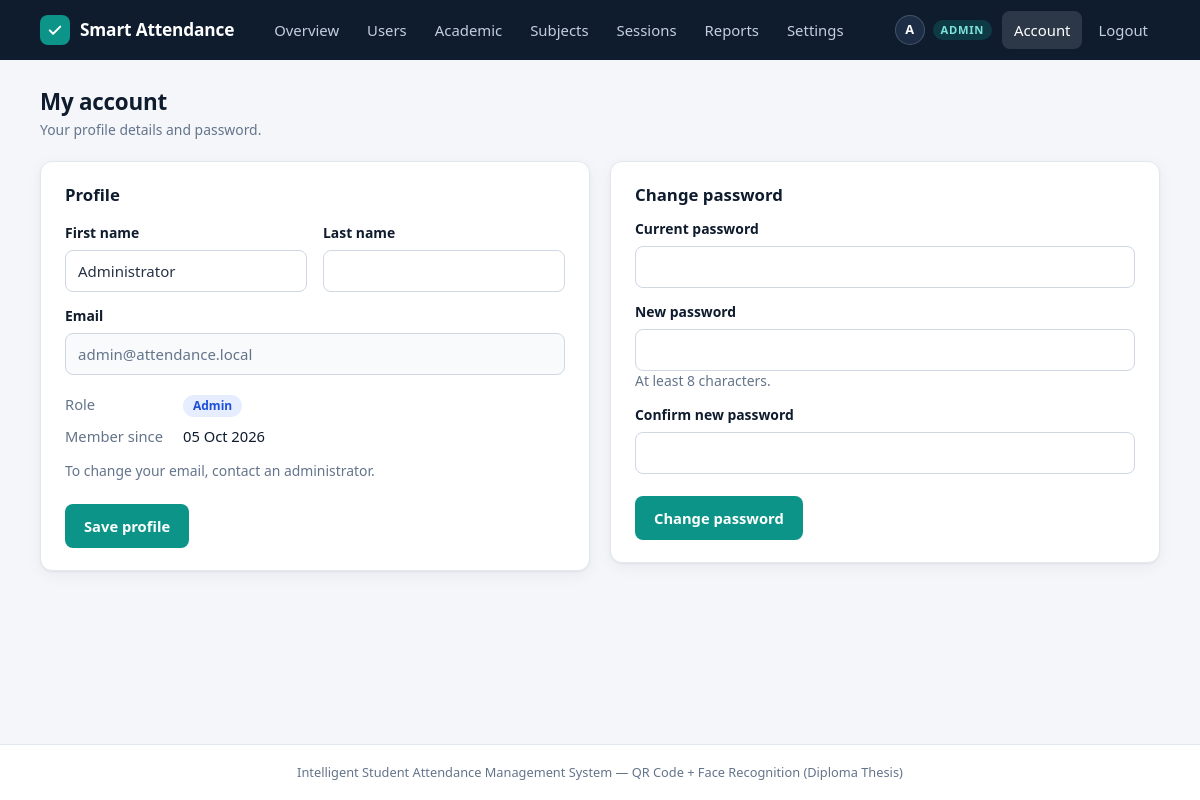
The app's page /account (signed in) with its own data.
### tables this page shows
CREATE TABLE "users" (
        id            INTEGER PRIMARY KEY AUTOINCREMENT,
        full_name     TEXT NOT NULL,
        email         TEXT NOT NULL UNIQUE,
        password_hash TEXT NOT NULL,
        role          TEXT NOT NULL CHECK(role IN ('admin', 'professor', 'student')),
        student_id    TEXT,                 -- university/matriculation number (students only)
        face_encoding TEXT,                 -- JSON array of 128 floats (students only)
        is_active     INTEGER NOT NULL DEFAULT 1,            -- 0 = account disabled by an admin
        must_change_password INTEGER NOT NULL DEFAULT 0,     -- 1 = temporary password in use
        created_at    TIMESTAMP DEFAULT CURRENT_TIMESTAMP
    , face_photo TEXT, first_name TEXT, last_name TEXT, program_id INTEGER REFERENCES programs (id), study_year_id INTEGER REFERENCES study_years (id), specialisation_id INTEGER REFERENCES specialisations (id));

### app.py (the view, shortened to what this page needs)
@app.route("/account", methods=["GET", "POST"])
@login_required
def account():
    db = get_db()
    return render_template("account.html", profile=academic.academic_profile(db, g.user))

### academic.py (called while the page is built)
def academic_profile(db, user):
    return db.execute(
        """SELECT f.id AS faculty_id, f.name AS faculty, p.name AS program,
                  y.name AS study_year, sp.name AS specialisation
           FROM users u
           LEFT JOIN programs p ON p.id = u.program_id
           LEFT JOIN faculties f ON f.id = p.faculty_id
           LEFT JOIN study_years y ON y.id = u.study_year_id
           LEFT JOIN specialisations sp ON sp.id = u.specialisation_id
           WHERE u.id = ?""",
        (user["id"],),
    ).fetchone()

### app.py (called while the page is built, shortened)
def csrf_token():
    if "_csrf" not in session:
        session["_csrf"] = secrets.token_hex(16)
    return session["_csrf"]

@app.before_request
def load_user_and_protect():
    g.user = None
    if request.endpoint == "static":
        return None
    user_id = session.get("user_id")
    if user_id is not None:
        g.user = get_db().execute("SELECT * FROM users WHERE id = ?", (user_id,)).fetchone()
        if g.user is None or not g.user["is_active"]:
            session.clear()
            g.user = None
            flash("Your account is no longer available. Please log in again.", "error")
    if g.user and g.user["must_change_password"] and request.endpoint not in ("account", "logout"):
        if request.is_json:
            return jsonify({"success": False, "message": "Please set a new password first."}), 403
        return redirect(url_for("account"))
    return None

@app.context_processor
def inject_globals():
    return {"current_user": g.get("user"), "csrf_token": csrf_token}

def to_local(value):
    if not value:
        return None
    if isinstance(value, str):
        value = datetime.strptime(value[:19], "%Y-%m-%d %H:%M:%S")
    return value.replace(tzinfo=timezone.utc).astimezone()

@app.template_filter("localtime")
def localtime_filter(value, fmt="%d %b %Y, %H:%M"):
    local = to_local(value)
    return local.strftime(fmt) if local else "-"

def login_required(f):
    @wraps(f)
    def wrapper(*args, **kwargs):
        if g.user is None:
            flash("Please log in to continue.", "error")
            return redirect(url_for("login"))
        return f(*args, **kwargs)
    return wrapper

### database.py (called while the page is built)
def get_db():
    conn = sqlite3.connect(DB_PATH)
    conn.row_factory = sqlite3.Row
    conn.execute("PRAGMA foreign_keys = ON")
    return conn

def request_db():
    if "db" not in g:
        g.db = get_db()
    return g.db

### templates/account.html (shortened to what this page needs)
{% extends "base.html" %}
{% import "_macros.html" as ui with context %}
{% block content %}
<div class="page-header">
    <div>
        <h2>My account</h2>
        <p class="hint">Your profile details and password.</p>
    </div>
</div>
<div class="grid-2">
    <div class="card">
        <h3>Profile</h3>
        <form method="POST" action="{{ url_for('account') }}">
            <div class="form-row">
                <div>
                    <label for="first_name">First name</label>
                    <input type="text" id="first_name" name="first_name" value="{{ current_user.first_name or '' }}" required maxlength="60" {% if current_user.must_change_password %}disabled{% endif %}>
                </div>
                <div>
                    <label for="last_name">Last name</label>
                    <input type="text" id="last_name" name="last_name" value="{{ current_user.last_name or '' }}" maxlength="60" {% if current_user.must_change_password %}disabled{% endif %}>
                </div>
            </div>
            <label for="email">Email</label>
            <input type="email" id="email" value="{{ current_user.email }}" disabled>
            <dl class="facts" style="margin-top: 18px;">
                <dt>Role</dt><dd>{{ ui.role_badge(current_user.role) }}</dd>
                <dt>Member since</dt><dd>{{ current_user.created_at | localtime('%d %b %Y') }}</dd>
            </dl>
            <p class="hint" style="margin-top: 14px;">To change your email{% if current_user.role == 'student' %}, student ID or academic information{% endif %}, contact an administrator.</p>
            <div class="form-actions">
                <button type="submit" class="btn btn-primary" {% if current_user.must_change_password %}disabled{% endif %}>Save profile</button>
            </div>
        </form>
    </div>
    <div class="card">
        <h3>Change password</h3>
        <form method="POST" action="{{ url_for('account') }}">
            <label for="current_password">Current password</label>
            <input type="password" id="current_password" name="current_password" required autocomplete="current-password">
            <label for="new_password">New password</label>
            <input type="password" id="new_password" name="new_password" required minlength="8" autocomplete="new-password">
            <p class="hint">At least 8 characters.</p>
            <label for="confirm_password">Confirm new password</label>
            <input type="password" id="confirm_password" name="confirm_password" required minlength="8" autocomplete="new-password">
            <div class="form-actions">
                <button type="submit" class="btn btn-primary">Change password</button>
            </div>
        </form>
    </div>
</div>
{% endblock %}

### templates/base.html (shortened to what this page needs)
<!DOCTYPE html>
<html lang="en">
<head>
<link rel="stylesheet" href="{{ url_for('static', filename='css/style.css') }}">
</head>
<body>
{% macro nav_link(endpoint, label, also=()) %}
<a href="{{ url_for(endpoint) }}" {% if request.endpoint == endpoint or request.endpoint in also %}class="active"{% endif %}>{{ label }}</a>
{% endmacro %}
<nav class="navbar">
    <div class="navbar-inner">
        <a href="{{ url_for('index') }}" class="brand">
            <span class="brand-mark">
                <svg viewBox="0 0 24 24" fill="none" stroke="#fff" stroke-width="2.6" stroke-linecap="round" stroke-linejoin="round" aria-hidden="true"><path d="M5 12.5l4.5 4.5L19 7.5"/></svg>
            </span>
            Smart Attendance
        </a>
        <div class="nav-menu" id="nav-menu">
            {% if current_user %}
                {% if current_user.role == 'admin' %}
                    {{ nav_link('admin_dashboard', 'Overview') }}
                    {{ nav_link('admin_users', 'Users', ('admin_user_new', 'admin_user_edit')) }}
                    {{ nav_link('academic.structure', 'Academic', ('academic.program',)) }}
                    {{ nav_link('academic.subjects', 'Subjects', ('academic.subject_new', 'academic.subject_edit')) }}
                    {{ nav_link('admin_sessions', 'Sessions', ('session_qr',)) }}
                    {{ nav_link('reports', 'Reports', ('report_students', 'report_student', 'report_session')) }}
                    {{ nav_link('academic.settings', 'Settings') }}
                {% elif current_user.role == 'professor' %}
                    {{ nav_link('professor_dashboard', 'Dashboard', ('session_qr',)) }}
                    {{ nav_link('professor_subjects', 'My Subjects') }}
                    {{ nav_link('create_session', 'New Session') }}
                    {{ nav_link('reports', 'Reports', ('report_students', 'report_student', 'report_session')) }}
                {% else %}
                    {{ nav_link('student_dashboard', 'Dashboard', ('enroll_face',)) }}
                {% endif %}
                <span class="nav-user">
                    <span class="avatar">{{ current_user.full_name[:1] | upper }}</span>
                    <span class="role-chip">{{ current_user.role }}</span>
                </span>
                {{ nav_link('account', 'Account') }}
                <a href="{{ url_for('logout') }}">Logout</a>
            {% else %}
                <span class="nav-spacer"></span>
                {{ nav_link('login', 'Login') }}
                {{ nav_link('register', 'Register') }}
            {% endif %}
        </div>
    </div>
</nav>
<main class="container {% block container_class %}{% endblock %}">
    {% block content %}{% endblock %}
</main>
<footer class="footer">
    Intelligent Student Attendance Management System &mdash; QR Code + Face Recognition (Diploma Thesis)
</footer>
</body>
</html>

### templates/_macros.html (shortened to what this page needs)
{% macro role_badge(role) %}
<span class="badge {{ {'admin': 'badge-info', 'professor': 'badge-accent'}.get(role, 'badge-muted') }}">{{ role | capitalize }}</span>
{% endmacro %}

### records on screen
users: full_name "A", role "ADMIN", first_name "Administrator", email "admin@attendance.local", role "Admin", created_at "05 Oct 2026"

### other values on screen
{{ label }} "Overview Users Academic Subjects Sessions Reports Settings Account"
